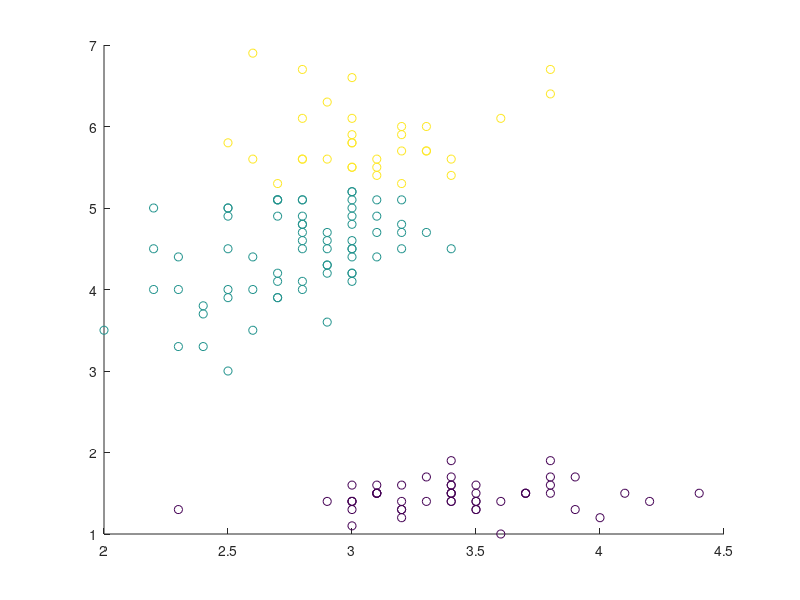

Here is the MATLAB script that generated this plot:
clear all;
clc;

data = load('Iris.mat');
data = data.Iris;
y = data(:, 1);
x = data(:, 2:end);

i = 2;
j = 3;


y(x(:, j) >= 5.3) = 3;
y(x(:, j) < 5.3) = 2;
y(x(:, j) <= 2) = 1;

scatter(x(:, i)', x(:, j)', [], y')


my = [y, x(:, i), x(:, j)];
save(['my.mat'], 'my');